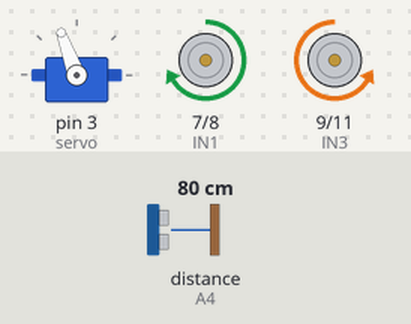
This sketch was run on a simulated Arduino Uno, built with avr-gcc and run on an emulated ATmega328P. On the bench: servo, motor-driver pin pairs drawn as motors (green arrow = first pin HIGH = forward, orange = second pin HIGH = backward, longer = more drive, scaled by the enable pin). Wiring (inferred from the names in the program): ultrasonic range finder: trigger A5; echo A4. The inputs (shaded band) are chosen by the test bench; at power-on: distance to the obstacle (sensor on A4) 80 cm. The echo pulse lasts 58.3 µs per cm.

Above: at 1.2 s.
1.3 s: distance to the obstacle (sensor on A4) set to 35 cm
At 2.6 s:
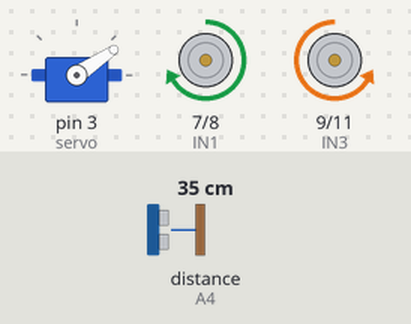
4.3 s: distance to the obstacle (sensor on A4) set to 250 cm
At 5.1 s:
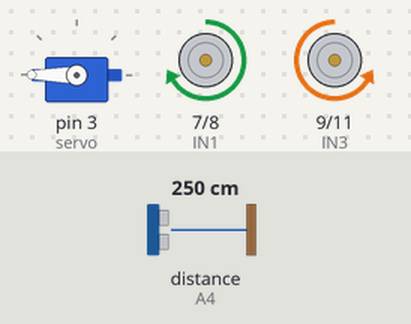
5.9 s: distance to the obstacle (sensor on A4) set to 2 cm
At 8.24 s:
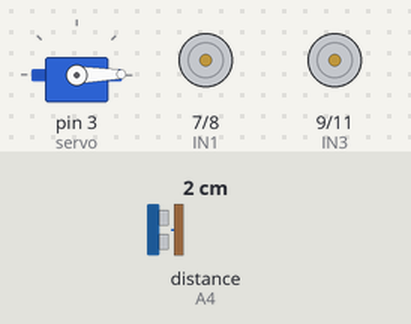
8.9 s: distance to the obstacle (sensor on A4) set to 18 cm
At 9.25 s:
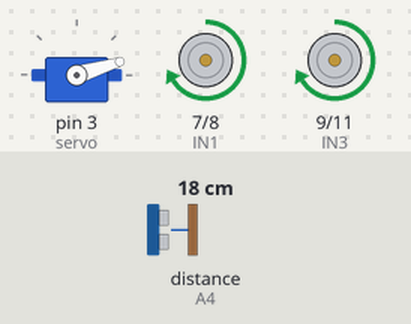
11.9 s: distance to the obstacle (sensor on A4) set to 23 cm
14.9 s: distance to the obstacle (sensor on A4) set to 299 cm
Timing chart, 0 to 17.5 s (numbered marks = the images above; inputs shaded):
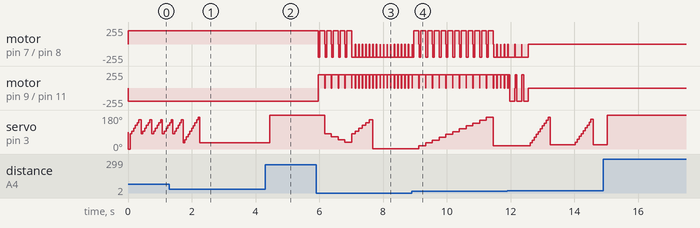

The sketch:

Radar_Object_Avoidance.ino
```cpp
/*
   Object Avoidance using Ultrasonic Sensor
   Authour: Arshia
   09/04/2022
*/

// TO ADJUST SPEED OF THE MOTORS LOOK AT THE END OF THE CODE AND CHANGE NUMBERS

#include <Servo.h>
Servo servo;

int angle = 0;      // Position or angle of servo motor
int Direction = 0;  // Direction of ultrasonic sensor

int leftD = 0;      // Left Distance
int rightD = 0;     // Right Distance

int echo = A4;      // Ultrasonic Echo pin
int trig = A5;      // Ultrasonic Trigger pin

#define ENA 5       // controls speed Motors A
#define ENB 6       // controls speed Motors B
#define IN1 7       // Left front motor
#define IN2 8       // Left back motor
#define IN3 9       // Right back motor
#define IN4 11      // Right front motor

/* uint8_t CarSpeed = 200; //PWM value for maximum speed. */

// We have to give wheel conditions boolean logic and carspeed will have to have a unsigned 8 bit integer return
void Movement(bool, bool, bool, bool, uint8_t);

// What we want the car robot to do
void forward(); void left(); void right(); void stop(); void back();


void setup() {
  Serial.begin(9600);         // baud rate
  servo.attach(3, 500, 2400); // 3: pin , 500: 0 degree , 2400: 180 degree
  servo.write(90);            // Sets the servo position according to the 90（middle）

  pinMode(trig, OUTPUT);
  pinMode(echo, INPUT);

  pinMode(IN1,OUTPUT);
  pinMode(IN2,OUTPUT);
  pinMode(IN3,OUTPUT);
  pinMode(IN4,OUTPUT);
  pinMode(ENA,OUTPUT);
  pinMode(ENB,OUTPUT);
  stop(); // Stop motors at start
}

// Keep going forward but always check for objects using ultrasonic sensor
// and check servo motor positions. If object is discovered at that specific angle
// change directions. For loop and if conditional statements do this well.
void loop() {
  forward();
  servoctrl();
}

void servoctrl(){
  while (Direction<1){
  for(angle=30; angle<=170; angle+=15){
    if (angle>=170){
      angle=leftD;
      leftD=distance_();
    }
    if (angle<=30){
      angle=rightD;
      rightD=distance_();
    }
    servo.write(angle);
    if (distance_()<=30){
      stop();
      delay(10);
      if (rightD > leftD){
        back();
        delay(50);
        right();
        delay(100);
      }
      else if (rightD < leftD){
        back();
        delay(50);
        left();
        delay(100);
      }
      else if((rightD <= 20) && (leftD <= 20)){
        back();
        delay(50);
      }
    }
    delay(50); // decrease this to increase speed of the motor
    Direction+=1;
  }
  }
  while (Direction>=1){
  for(angle=170; angle>=30; angle-=15){
    if (angle>=170){
      angle=leftD;
      leftD=distance_();
    }
    if (angle<=30){
      angle=rightD;
      leftD=distance_();
    }
    servo.write(angle);
    if (distance_()<=30){
      stop();
      delay(10);
      if (rightD > leftD){
        back();
        delay(50);
        right();
        delay(100);
      }
      else if (rightD < leftD){
        back();
        delay(50);
        left();
        delay(100);
      }
      else if((rightD <= 20) && (leftD <= 20)){
        back();
        delay(50);
      }
    }
    delay(50); // decrease this to increase speed of the motor
    Direction-=1;
    }
  }
}

// Ultrasonic sensor distance calculation
int distance_() {
  digitalWrite(trig, LOW);
  delayMicroseconds(2);
  digitalWrite(trig, HIGH);
  delayMicroseconds(10);
  digitalWrite(trig, LOW);
  unsigned long duration = pulseIn(echo, HIGH); // Integer should do fine float or long are a little more accurate
  int distance = duration/58;
  return distance;
}

// Defining movement of motors with respect to wheels
void Movement(bool BoolIN1, bool BoolIN2, bool BoolIN3, bool BoolIN4, uint8_t CarSpeed4Function){
  analogWrite(ENA, CarSpeed4Function);
  analogWrite(ENB, CarSpeed4Function);
  digitalWrite(IN1, BoolIN1);
  digitalWrite(IN2, BoolIN2);
  digitalWrite(IN3, BoolIN3);
  digitalWrite(IN4, BoolIN4);
}

// Stating movement conditions for motors
void forward() {Movement(HIGH, LOW, LOW, HIGH, 200);}            // Motor will spin forward

void left() {Movement(LOW, HIGH, LOW, HIGH, 200);}               // Motor will spin to the left

void right() {Movement(HIGH, LOW, HIGH, LOW, 200);}              // Motor will spin to the right

void back(){Movement(LOW, HIGH, HIGH, LOW, 200);}                // Motor will spin in reverse

void stop() {digitalWrite (ENA, LOW); digitalWrite (ENB, LOW);}  // will stop motors from moving
```

Measured:
- after the input at 8.9 s, servo on pin 3 (servo): rises from 1° to 167° in 2.1 s, then falls to 17° in 0.21 s
